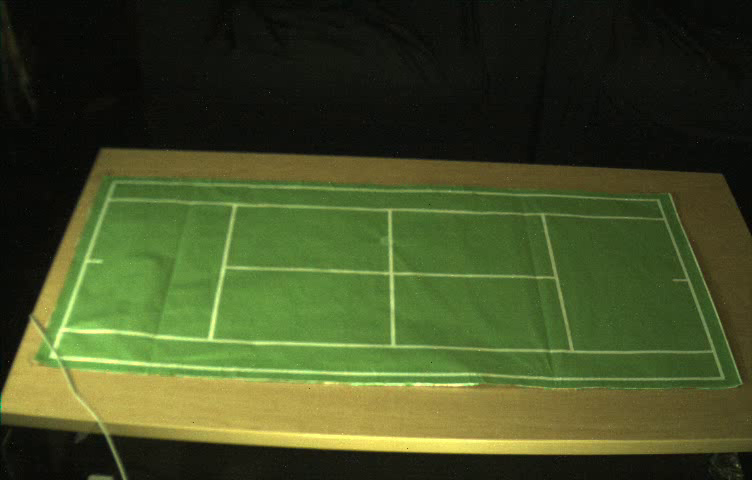
#> input picture frame 25 of testvideos/L2R.mp4, 752 x 480 px, given in place of the camera
$ python ballAlogrithm2.py
#> lines starting #> are read from the running program, lines starting #| are printed output that depends on the picture; after the words box and inside, x2 and y2 are one past the last pixel; in counts of white or black regions, pixels touching at a corner belong together
### findContours.py
'''
 Author: Alejandro(Steven)
 Date: April.20-2022
 File Name: ballAlgorithm2.py
 File Description:
    Using motion detection an image with only the objects that moved will be show in the new image.
    With the use of findcontours the center of the ball will be used to ge the ball location in the image
'''

import cv2

def findContours(img, imgPre, minArea=1000, sort=True, filter=0, drawCon=True, c=(255, 0, 0)):
    """
    Finds Contours in an image
    :param img: Image on which we want to draw
    :param imgPre: Image on which we want to find contours
    :param minArea: Minimum Area to detect as valid contour
    :param sort: True will sort the contours by area (biggest first)
    :param filter: Filters based on the corner points e.g. 4 = Rectangle or square
    :param drawCon: draw contours boolean
    :return: Foudn contours with [contours, Area, BoundingBox, Center]
    """
    conFound = []
    imgContours = img.copy()
    contours, hierarchy = cv2.findContours(imgPre, cv2.RETR_EXTERNAL, cv2.CHAIN_APPROX_NONE)

    for cnt in contours:
        area = cv2.contourArea(cnt)
        if area > minArea:
            peri = cv2.arcLength(cnt, True)
            approx = cv2.approxPolyDP(cnt, 0.02 * peri, True)
            # print(len(approx))
            if len(approx) == filter or filter == 0:
                if drawCon: cv2.drawContours(imgContours, cnt, -1, c, 3)
                x, y, w, h = cv2.boundingRect(approx)
                cx, cy = x + (w // 2), y + (h // 2)
                cv2.rectangle(imgContours, (x, y), (x + w, y + h), c, 2)
                cv2.circle(imgContours, (x + (w // 2), y + (h // 2)), 5, c, cv2.FILLED)
                conFound.append({"cnt": cnt, "area": area, "bbox": [x, y, w, h], "center": [cx, cy]})

    if sort:
        conFound = sorted(conFound, key=lambda x: x["area"], reverse=True)

    return imgContours, conFound

### ballDirection.py
'''
 Author: Alejandro(Steven)
 Date: April.20-2022
 File Name: ballDirection.py
 File Description:
    This file is meant to help any other functions that need to find the ball
    direction status.

    General Knowledge:
        Using OpenCV x,y coordinate system, where Top left of the image is 0,0
'''
import logging


"""
This function was created to give the user a overall status of the ball
direction. It returns an Array of booleans of the ball direction
Arrary Order: [ ballLeftBound, ballBouncing, ballPeaking, ballFailing, ballRaising ]
"""
# [69 lines left out: functions ballState, getPositions, ballBouncing, ballPeaking, ballFalling, ballRaising and 1 more, not called in this run]

def ballBouncing1(positionList):
    ballBouncing = False
    if len(positionList) < 3:
        return logging.warning("Position list given has less than 3 positions, not enough data")
    currentPoint = positionList[-1]
    previousPoint = positionList[-2]
    oldestPoint = positionList[-3]
    if previousPoint > currentPoint and previousPoint > oldestPoint:
        ballBouncing = True
    return ballBouncing

### ballAlogrithm2.py
'''
 Author: Alejandro(Steven)
 Date: April.20-2022
 File Name: ballAlgorithm2.py
 File Description:
    Using motion detection an image with only the objects that moved will be show in the new image.
    With the use of findcontours the center of the ball will be used to ge the ball location in the image
    Output the real world X,Y,& Z of the ball and if in or out of bound
'''

import cv2
import numpy as np
import math
import findContours
import ballDirection

def algorithm2(imgLeft,imgRight,imageFrameWidthDimensions):
    # Testing - Taking in a video for now
    # cap = cv2.VideoCapture(0)
#> called with imageFrameWidthDimensions = 2436
    path = 'testvideos/bounces/orangeBallBouncePingPongTable1.mov'
    path1 = 'testvideos/bounds/orangeBallMiddleBound2.mov'
    path2 = 'testvideos/bounds/orangeBallRightBound2.mov'
    path3 = 'testvideos/L2R.mp4'
    path4 = 'testvideos/R2L.mp4'
    cap = cv2.VideoCapture(0)
    posListX, posListY, positions = [], [], []
    xList = [item for item in range(0, imageFrameWidthDimensions)]


    PingPongBallDiameter = 4 # cm (1.57in)
    TenniseBallDiameter = 6.86 # cm (2.7in)
    racquetballDiameter = 5.715 # cm (2.25in)
    # soccerBallDiameter = 24.26 # cm (9.23in)
    # basketballDiameter = 22 # cm (8.66in)

    ballRadius = (PingPongBallDiameter)/2
    substractor = cv2.createBackgroundSubtractorMOG2()
    counter = 0
    inbound = True
    while True:
        success, video = cap.read()
#> video is the input picture: shape (480, 752, 3); mean B, G, R 37.2, 77.3, 66.2

        videoGray = cv2.cvtColor(video,cv2.COLOR_BGR2GRAY)
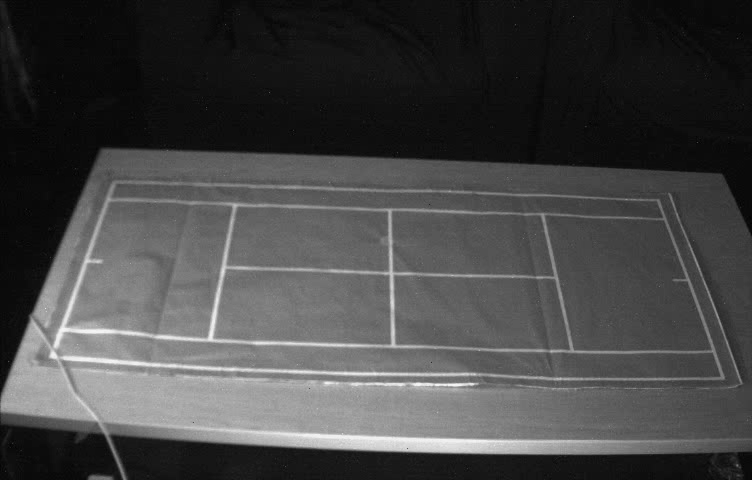
#> videoGray: shape (480, 752); min 1, max 245, mean 69.4

        imgMotionDetection = substractor.apply(videoGray)
#> imgMotionDetection: shape (480, 752); every value is 127

        # Find object external outline points
        imgContours, contours = findContours.findContours(videoGray, imgMotionDetection, minArea=1000)
#> in findContours, `contours, hierarchy = cv2.findContours(imgPre, cv2.RETR_EXTERNAL, cv2...`: contours = 1 contour; box (x1, y1, x2, y2) and area: (0, 0, 752, 480) 359729
#> the loop in findContours, `for cnt in contours:` made 1 pass
#> (area, peri, approx, x, y, w, h, cx) on pass 1: (359729, 2460, [[0, 0], [0, 479], [751, 479], [751, 0]], 0, 0, 752, 480, 376)
#> after the loop in findContours, `for cnt in contours:`:
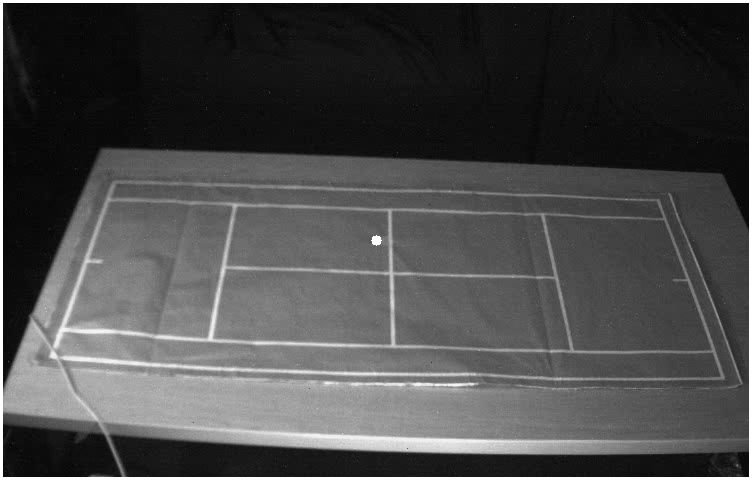
#> imgContours: shape (480, 752); 2.06% of pixels changed, all inside (x1, y1, x2, y2) = (0, 0, 752, 480)
#> after the loop in findContours, `for cnt in contours:`: conFound = 1 item
#> contours = 1 item

        if contours:
            if ballDirection.ballBouncing1(posListY) == True:
                posListX = posListX[len(posListX)-2:]
                posListY = posListY[len(posListY)-2:]
            if counter != 0:
                posListX.append(contours[0]['center'][0])
                posListY.append(contours[0]['center'][1])
            counter += 1
            pass
        if posListX:
            # Testing - Getting rid of bad first ball read
            # del posListX[0]
            # del posListY[0]

            # print(posListX)

            # Polynomial Regression y = Ax^2 + Bx + C
            # Find the Coefficients
            A, B, C = np.polyfit(posListX, posListY, 2)

            # Draws the line and dot of the centroid of the ball
            for imageFrame, (posX, posY) in enumerate(zip(posListX, posListY)):
                pos = (posX, posY)
                cv2.circle(imgContours, pos, 10, (0, 255, 0), cv2.FILLED)
                if imageFrame == 0:
                    cv2.line(imgContours, pos, pos, (0, 255, 0), 5)
                else:
                    cv2.line(imgContours, pos, (posListX[imageFrame - 1], posListY[imageFrame - 1]), (0, 255, 0), 5)

            # Create the dot of the Center of the ball
            for x in xList:
                y = int(A * x ** 2 + B * x + C)
                cv2.circle(imgContours, (x, y), 2, (255, 0, 255), cv2.FILLED)

            # Prediction
            if len(posListX) < 10:
                # X values 330 to 430  Y 590
                a = A
                b = B
                c = C - 590

                # x = int((-b - math.sqrt(b ** 2 - (4 * a * c))) / (2 * a))

                prediction = 330 < x < 430
                # Covernting Camera to Real World
                #*************** Hard Code Numbers From Intrinsic ***********
                # Camera Demenisons: 752 x 480 pixels
                cxLeft = 752 # width
                cyLeft = 480 # height
                b = 60; # baseline [mm]
                f = 6; # focal length [mm]
                pixelSize = .006; # pixel size [mm]

                # This will be coming from the position list
                # of the two images being processed
                xLeft = float(5)
                yLeft = float(5)
                xRight = float(6)
                yLeft = float(6)
                centerxLeft = float(xLeft/2)
                centerxRight = float(xRight/2)
                Z = (b * f)/(abs((xLeft-centerxLeft)-(xRight-centerxRight))*pixelSize)
                X = (Z * (xLeft-cxLeft)*pixelSize)/f
                Y = (Z * (yLeft-cyLeft)*pixelSize)/f
                frame = [X, Y, Z]
                positions.append(frame)
        # Display
        # videoGray = cv2.resize(videoGray, (0,0), None, 0.25,0.25) # Resized the img to fourth its size
        # cv2.imshow("Video Gray",videoGray)
        imgMotionDetection = cv2.resize(imgMotionDetection, (0,0), None, 0.75,0.75) # Resized the img to fourth its size
#> imgMotionDetection: shape (360, 564); every value is 127
        cv2.imshow("Motion Detection", imgMotionDetection)
        imgColor = cv2.resize(imgContours, (0,0), None, 0.75,0.75) # Resized the img to fourth its size
        cv2.imshow("ImageColor", imgColor) # Makes the img appear on new window

        cv2.waitKey(50)
        # Return variables
        # return positions,inbound

# This is a mock up of the real time loop for image processing
def main():
    # Testing Numbers
    imageFrameWidthDimensions = 2436 #4k

    # This is where Framgrabber will be called
    # frameLeft,frameRight = camera.getStereoRGB()
    frameLeft = None #cv2.imread(imageFilePath,0)
    frameRight = None #cv2.imread(imageFilePath,1)

    # Testing - Manual Input of Images
    # cv2.imwrite("left.jpg", frameLeft)
    # cv2.imwrite("right.jpg", frameRight)
    positions,inbound = algorithm2(frameLeft,frameRight,imageFrameWidthDimensions)
    print(positions, inbound)

if __name__ == "__main__":
    main()
